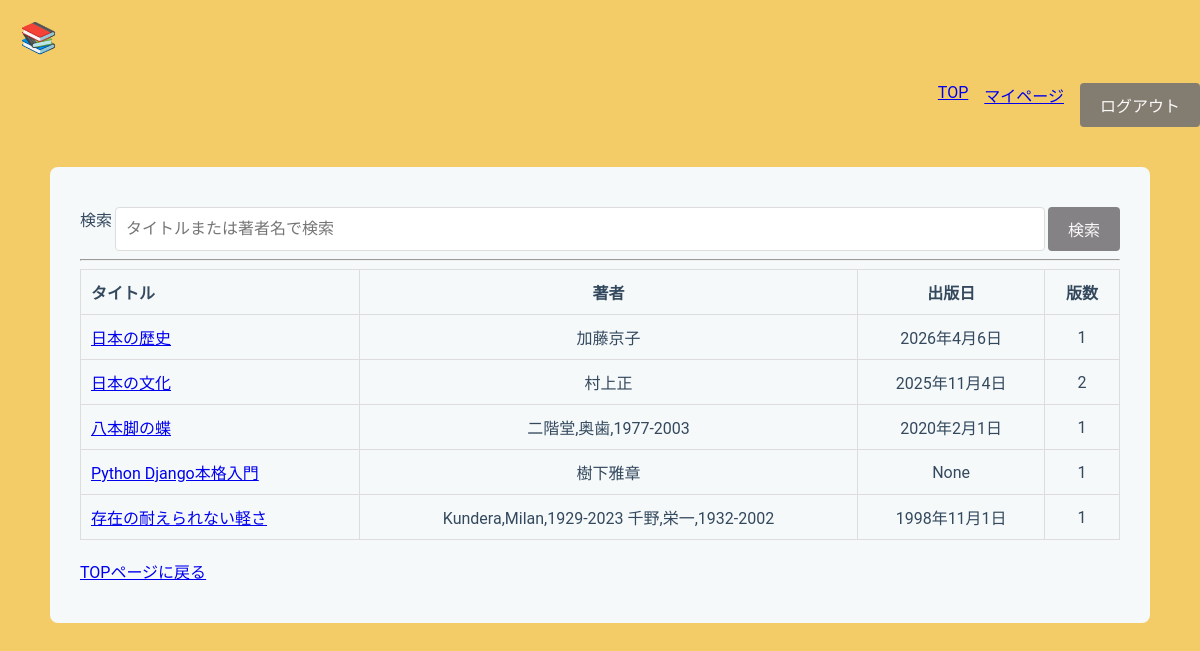
Page /library/search/results/ (signed in) on the committed database.
### libraryapp/models.py (models this page shows, shortened)
class Book(models.Model):
    isbn = models.CharField(
        max_length=17,
        help_text='ISBN-10 または ISBN-13（ハイフン可）',
        verbose_name='ISBN',
        unique=True,
    )
    title = models.CharField(max_length=200, blank=True)
    author = models.CharField(max_length=200, null=True, blank=True)
    publisher = models.CharField(max_length=200, null=True, blank=True)
    publication_date = models.DateField(null=True, blank=True)
    description = models.TextField(null=True, blank=True)
    cover_image = models.URLField(null=True, blank=True)
    edition_number = models.IntegerField(default=1)

### libraryapp/views.py (the view)
# urls.py: path('search/results/', views.SearchResultsView.as_view(), name='search_results'),
class SearchResultsView(LoginRequiredMixin, ListView):
    model = Book
    template_name = "libraryapp/search_results.html"
    context_object_name = "book_list"
    paginate_by = 5
    def get_queryset(self):
        queryset = super().get_queryset()
        query = self.request.GET.get('q', '')
        return queryset.filter(
                Q(title__icontains=query) |
                Q(author__icontains=query)
        )

### templates/libraryapp/search_results.html (shortened to what this page needs)
{% extends "libraryapp/base.html" %}
{% block content %}
<form method="get" action="{% url 'search_results' %}">
    <label for="title">検索</label>
    <input type="text" name="q" placeholder="タイトルまたは著者名で検索"
        value="{{ request.GET.q|default_if_none:''}}">
    <button type="submit">検索</button>
</form>
<hr>
<table border="1">
    <tr>
        <th>タイトル</th>
        <th>著者</th>
        <th>出版日</th>
        <th>版数</th>
    </tr>
    {% for book in book_list %}
    <tr>
        <td>
            <a href="{% url 'book_detail' book.id %}?{{ request.GET.urlencode }}">
                {{ book.title }}
            </a>
        </td>
        <td>{{ book.author }}</td>
        <td>{{ book.publication_date }}</td>
        <td>{{ book.edition_number }}</td>
    </tr>
    {% empty %}
    <tr>
        <td colspan="3">該当する本がありません。</td>
    </tr>
    {% endfor %}
</table>
<br>
<a href="{% url 'home' %}">TOPページに戻る</a>
{% endblock content %}

### static/libraryapp/base.css (style rules this page uses)
body { font-family: 'Roboto', 'Segoe UI', Tahoma, Geneva, Verdana, sans-serif; background-color: #f4cc67; color: #34495e; margin: 0; }
form { display: flex; gap:3px; }
form input[type="text"] { flex: 1; width: 100%; padding: 10px; border: 1px solid #ddd; border-radius: 4px; font-size: 16px; box-sizing: border-box; }
form button { white-space: nowrap; background-color: #727072dc; color: #faf8f8; padding: 10px 20px; border: none; border-radius: 4px; cursor: pointer; font-size: 16px; font-weight: 500; }
table { width: 100%; border-collapse: collapse; }
th, td { text-align: center; vertical-align: middle; padding: 10px; border: 1px solid #ddd; }
th:first-child, td:first-child { text-align: left; }

### rows in the picture
Book: title "日本の歴史", author "加藤京子", publication_date "2026年4月6日", edition_number "1"
Book: title "日本の文化", author "村上正", publication_date "2025年11月4日", edition_number "2"
Book: title "八本脚の蝶", author "二階堂,奥歯,1977-2003", publication_date "2020年2月1日", edition_number "1"
Book: title "Python Django本格入門", author "樹下雅章", publication_date "None", edition_number "1"
Book: title "存在の耐えられない軽さ", author "Kundera,Milan,1929-2023 千野,栄一,1932-2002", publication_date "1998年11月1日", edition_number "1"
